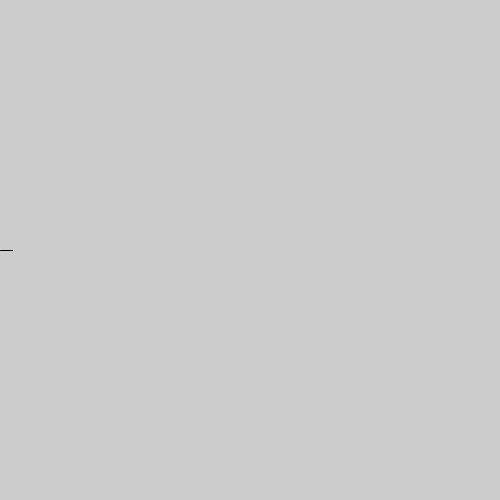
Frame 1 (no input)
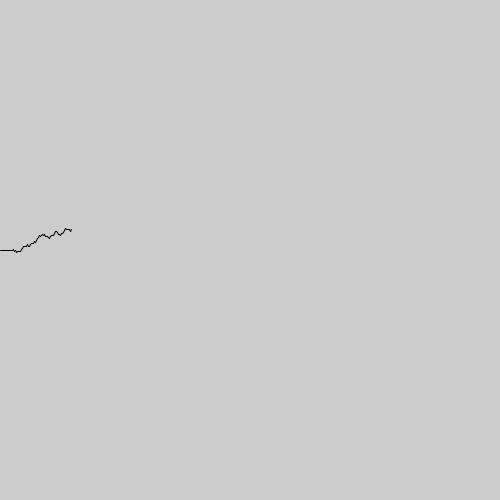
Frame 60 (the mouse pressed at the canvas centre just before this capture)
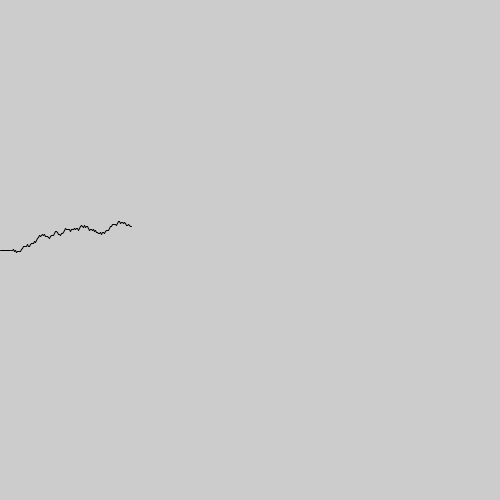
Frame 120 (the mouse held since frame 60 and released just before this capture)

The Processing sketch that drew these frames (run headless with seeded random() and noise(); from frame 60 on, the mouse is pressed at the canvas centre):

// Processing sketch: nasdaq
// ── nasdaq.pde
int x = 0;
int y = 500/2;

void setup() {
  size(500, 500);
  frameRate(1000);

  line(x, y, x+10, y);
  x = x+10;
}

void draw() {
  fill(255, 100);
  x = x+1;
  int ys = y+(int) random(-3, 3);
  line(x, y, x+1, ys);
  y = ys;

  if (x >= width) {
    noStroke();
    rect(0, 0, width, height);
    fill(255, 0, 0);
    rectMode(RADIUS);

    rect(x-10, y-2, 10, 2);
    x = 0;
    stroke(0);
  }
}
